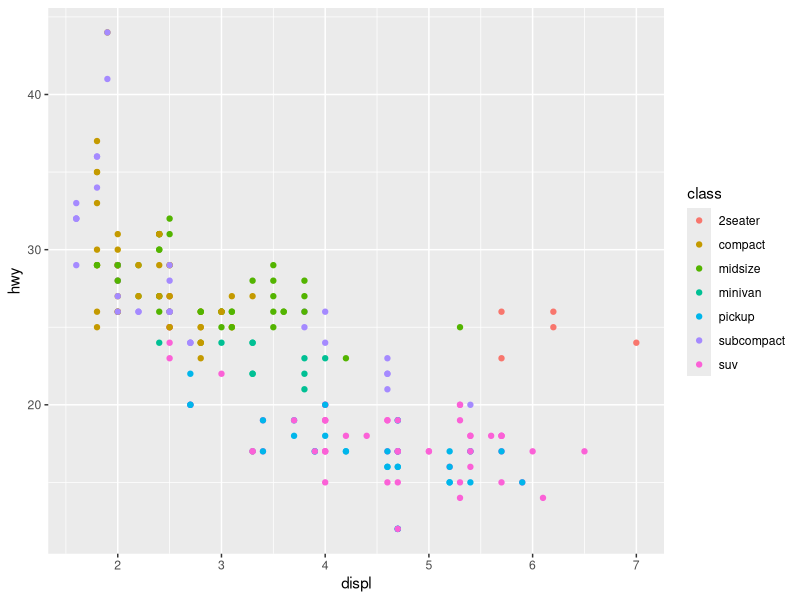
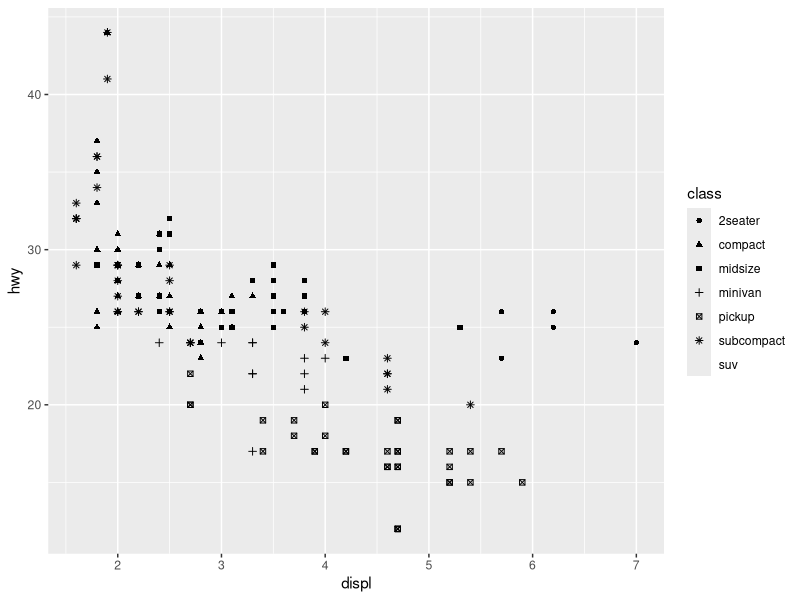
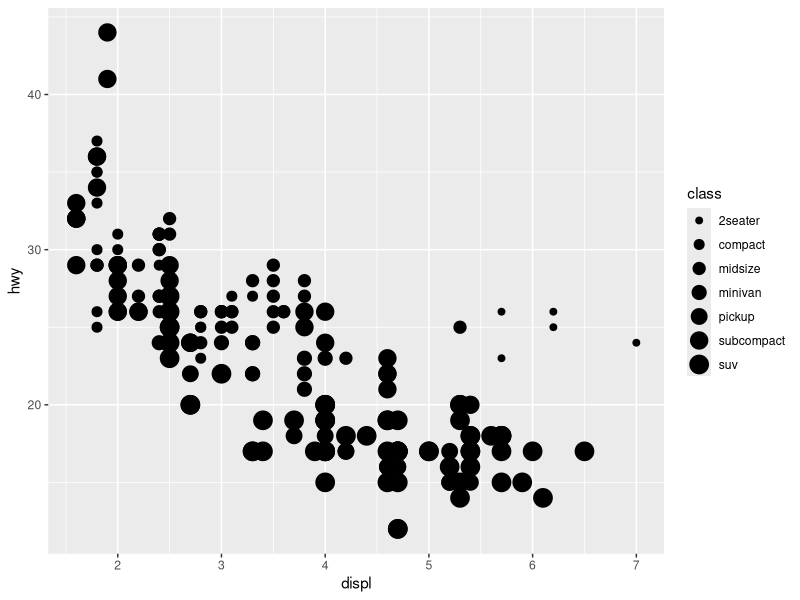
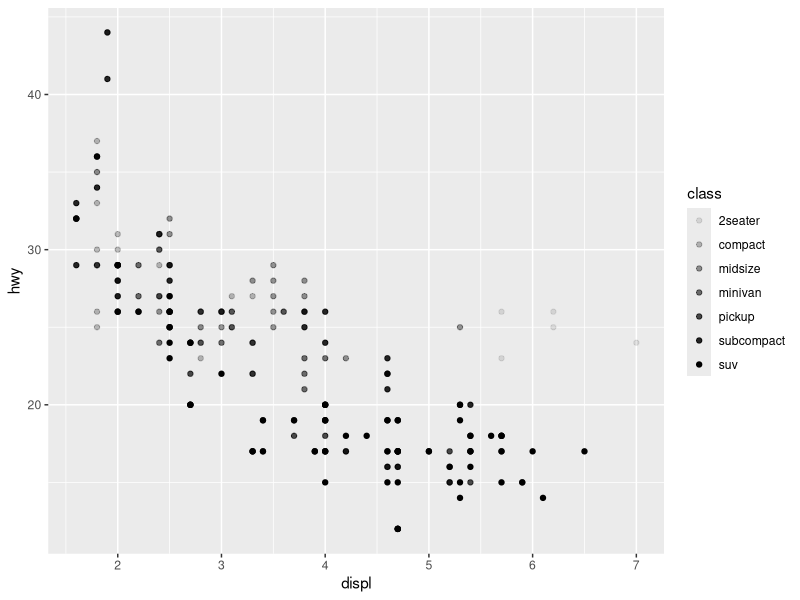
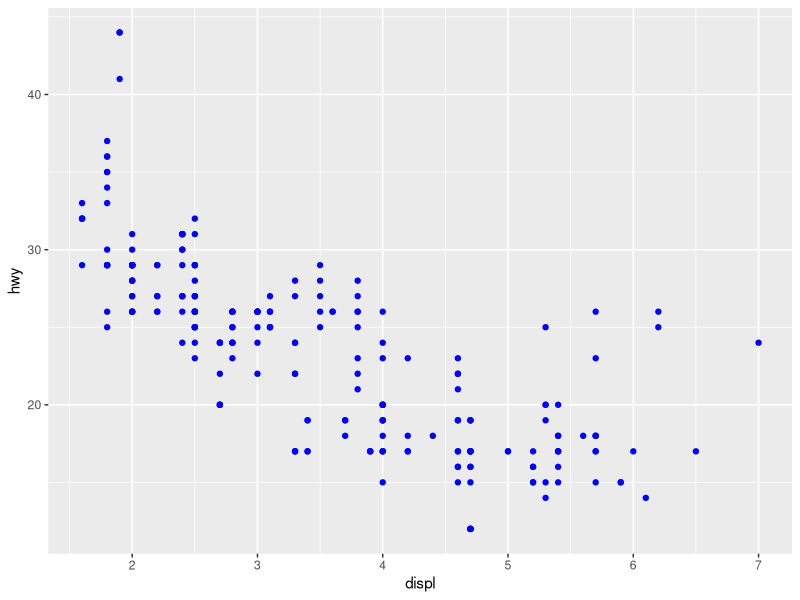
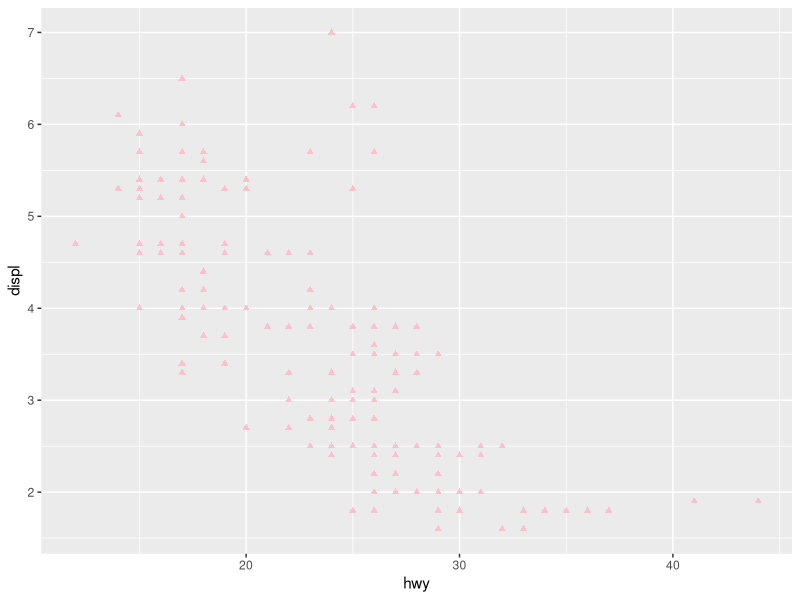
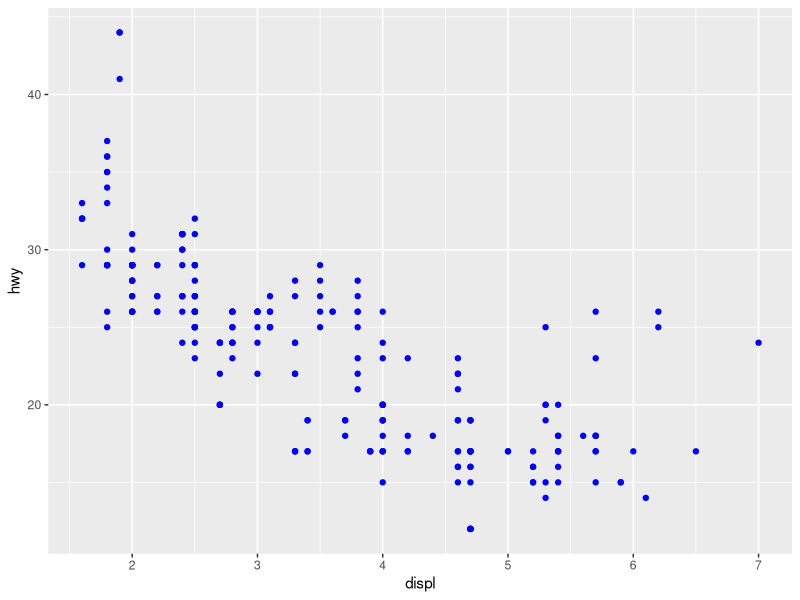
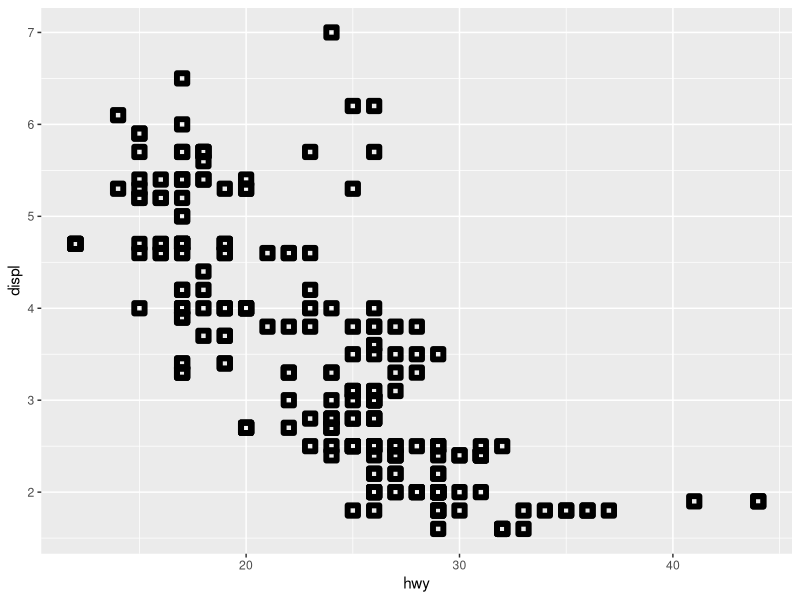

These figures' R source, in order:
####Chap9: Layers####
library(tidyverse)

#------------------------
# 9.2 Aesthetic mapping
#------------------------
mpg # 234 obsevations on 38 car models

ggplot(mpg, aes(x = displ, y = hwy, color = class)) +
  geom_point()

# only got 6 shapes, so one group would be upplotted
ggplot(mpg, aes(x = displ, y = hwy, shape = class)) +
  geom_point()

# use size to control the size of points
ggplot(mpg, aes(x = displ, y = hwy, size = class)) +
  geom_point()

# use alpha to control the transparency of the point
ggplot(mpg, aes(x = displ, y = hwy, alpha = class)) +
  geom_point()

# set the visual properties of your geom manually
ggplot(mpg, aes(x = displ, y = hwy)) +
  geom_point(color = "blue")

# Exercise
#1
ggplot(mpg, aes(x = hwy, y = displ)) +
  geom_point(color = "pink", shape = 17)

#2
ggplot(mpg) + 
  geom_point(aes(x = displ, y = hwy), color = "blue")
# color should be outside of the aes

#3
ggplot(mpg, aes(x = hwy, y = displ)) +
  geom_point(stroke = 3, shape = 0)
#stroke: controls the thickness of the border around plotting shapes

#4
ggplot(mpg, aes(x = hwy, y = displ, color = displ < 5)) +
  geom_point()
# it turns out to be categorical variable


#------------------------------------------
# 9.3 Geometric objects
#------------------------------------------
ggplot(mpg, aes(x = displ, y = hwy)) +
  geom_point()

ggplot(mpg, aes(x = displ, y = hwy)) +
  geom_smooth()

# use different linetype to draw different line
# if you use shape, R will ignore it
ggplot(mpg, aes(x = displ, y = hwy, shape = drv)) +
  geom_smooth()

ggplot(mpg, aes(x = displ, y = hwy, linetype = drv)) +
  geom_smooth()

ggplot(mpg, aes(x = displ, y = hwy, color = drv)) +
  geom_point() +
  geom_smooth(aes(linetype = drv))

# use "group" to draw multiple objects, but it will not show legend in default
ggplot(mpg, aes(x = displ, y = hwy)) +
  geom_smooth(aes(group = drv))

ggplot(mpg, aes(x = displ, y = hwy)) +
  geom_smooth(aes(color = drv), show.legend = F)

ggplot(mpg, aes(x = displ, y = hwy)) + 
  geom_point(aes(color = class)) +  # only seen locally
  geom_smooth()

ggplot(mpg, aes(x = displ, y = hwy)) +
  geom_point() +
  geom_point(
    data = mpg |> filter(class == "2seater"),
    color = "red"
  ) +
  # following layer will overrides the previous layer
  geom_point(
    data = mpg |> filter(class == "2seater"),
    shape = "circle open", size = 3, color = "red"
  )

ggplot(mpg, aes(x = hwy)) +
  geom_histogram(binwidth = 2)

ggplot(mpg, aes(x = hwy)) +
  geom_density()

ggplot(mpg, aes(x = hwy)) +
  geom_boxplot()

# Exercise
#3
ggplot(mpg, aes(x = displ, y = hwy)) +
  geom_smooth(se = F)
# se: display confidence interval

#4
ggplot(mpg, aes(x = displ, y = hwy)) +
  geom_smooth(se = F) +
  geom_point()

ggplot(mpg, aes(x = displ, y = hwy)) +
  geom_smooth(aes(group = drv),se = F) +
  geom_point()

ggplot(mpg, aes(x = displ, y = hwy, color = drv)) +
  geom_smooth(se = F) +
  geom_point()

ggplot(mpg, aes(x = displ, y = hwy)) +
  geom_smooth(se = F) +
  geom_point(aes(color = drv))

ggplot(mpg, aes(x = displ, y = hwy)) +
  geom_smooth(aes(linetype = drv), se = F) +
  geom_point(aes(color = drv))

ggplot(mpg, aes(x = displ, y = hwy, color = drv)) +
  geom_point(shape = 4,stroke = 1)

#-------------------------------
# 9.4 Facets
#-------------------------------
# facet_wrap(): splits a plot into subplots
ggplot(mpg, aes(x = displ, y = hwy)) +
  geom_point() +
  facet_wrap(~cyl)

# facet_grid(): double sided formula: rows ~ cols.
ggplot(mpg, aes(x = displ, y = hwy)) +
  geom_point() +
  facet_grid(drv ~ cyl)

# scale = free: allow for different scales of  x or y-axis across columns
ggplot(mpg, aes(x = displ, y = hwy)) + 
  geom_point() + 
  facet_grid(drv ~ cyl, scales = "free")

# Exercise
#1 it will be a lot of little plot in the frame
#3 split data by only one variable while keeping a 2D layout
ggplot(mpg) + 
  geom_point(aes(x = displ, y = hwy)) +
  facet_grid(drv ~ .)

ggplot(mpg) + 
  geom_point(aes(x = displ, y = hwy)) +
  facet_grid(. ~ cyl)

#4 will be much more clear
ggplot(mpg) + 
  geom_point(aes(x = displ, y = hwy)) + 
  facet_wrap(~ cyl, nrow = 2)

#6
ggplot(mpg, aes(x = displ)) + 
  geom_histogram() + 
  facet_grid(drv ~ .)

ggplot(mpg, aes(x = displ)) + 
  geom_histogram() +
  facet_grid(. ~ drv)


#7
ggplot(mpg) + 
  geom_point(aes(x = displ, y = hwy)) +
  facet_grid(drv ~ .)

ggplot(mpg) + 
  geom_point(aes(x = displ, y = hwy)) +
  facet_wrap(~drv)

#--------------------------------------
# 9.5 Statistical transformations
#--------------------------------------
diamonds

ggplot(diamonds, aes(x = cut)) +
  geom_bar()

diamonds |> 
  count(cut) |>
  ggplot(aes(x = cut, y = n)) +
  geom_bar(stat = "identity")
